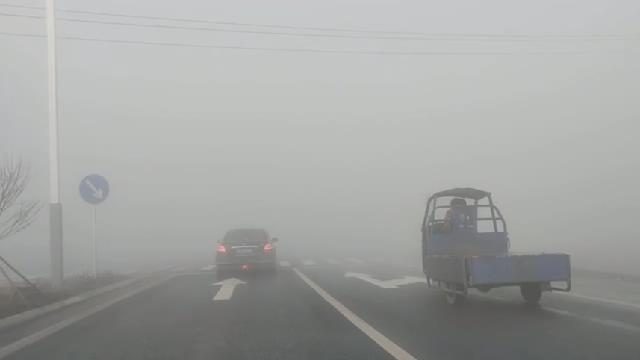
#> input picture ImageDefogging/fogvideo2.mp4_20221122_224007130.jpg, 640 x 360 px
$ python 03.py
#> lines starting #> are read from the running program, lines starting #| are printed output that depends on the picture
# # from https://blog.csdn.net/qq_30154571/article/details/109138478
# # https://blog.csdn.net/ab136681/article/details/104518243?utm_medium=distribute.pc_relevant.none-task-blog-BlogCommendFromBaidu-2.control&depth_1-utm_source=distribute.pc_relevant.none-task-blog-BlogCommendFromBaidu-2.control
#
import cv2
import matplotlib.pyplot as plt
import numpy as np
#
#
# #############        自定义同态滤波器函数      ################r1-亮度
# def homomorphic_filter(src, d0=1, r1=2, rh=2, c=4, h=2.0, l=0.5):
#     # 图像灰度化处理
#     gray = src.copy()
#     if len(src.shape) > 2:  # 维度>2
#         gray = cv2.cvtColor(src, cv2.COLOR_BGR2GRAY)
#
#     # 图像格式处理
#     gray = np.float64(gray)
#
#     # 设置数据维度n
#     rows, cols = gray.shape
#
#     # 傅里叶变换
#     gray_fft = np.fft.fft2(gray)
#
#     # 将零频点移到频谱的中间，就是中间化处理
#     gray_fftshift = np.fft.fftshift(gray_fft)
#
#     # 生成一个和gray_fftshift一样的全零数据结构
#     dst_fftshift = np.zeros_like(gray_fftshift)
#
#     # arange函数用于创建等差数组，分解f(x,y)=i(x,y)r(x,y)
#     M, N = np.meshgrid(np.arange(-cols // 2, cols // 2), np.arange(-rows // 2, rows // 2))  # 注意，//就是除法
#
#     # 使用频率增强函数处理原函数（也就是处理原图像dst_fftshift）
#     D = np.sqrt(M ** 2 + N ** 2)  # **2是平方
#     Z = (rh - r1) * (1 - np.exp(-c * (D ** 2 / d0 ** 2))) + r1
#     dst_fftshift = Z * gray_fftshift
#     dst_fftshift = (h - l) * dst_fftshift + l
#
#     # 傅里叶反变换（之前是正变换，现在该反变换变回去了）
#     dst_ifftshift = np.fft.ifftshift(dst_fftshift)
#     dst_ifft = np.fft.ifft2(dst_ifftshift)
#
#     # 选取元素的实部
#     dst = np.real(dst_ifft)
#
#     # dst中，比0小的都会变成0，比0大的都变成255
#     # uint8是专门用于存储各种图像的（包括RGB，灰度图像等），范围是从0–255
#     dst = np.uint8(np.clip(dst, 0, 255))
#     return dst
#
#
# ################       主函数开始         ################
#
# img = cv2.imread('pic\\4.jpg', 0)
# # 将图片执行同态滤波器
# img_new = homomorphic_filter(img)
# # cv2.imwrite("TongTai", img_new)
#
# # 输入和输出合并在一起输出
# result = np.hstack((img, img_new))
# # 打印
# cv2.imshow('outputPicName', result)
#
# cv2.waitKey()
# cv2.destroyAllWindows()
#
#
#
def HomorphicFiltering(original):
    rows, cols = original.shape
    # 对数化区分fi fx numpy的溢出若+1则 255的时候因为是uint 数据上溢 最后1 0000 0000 1被截断所以值为0 log 后为负无穷
    # >> > np.log([1, np.e, np.e ** 2, 0])
    # array([0., 1., 2., -Inf])
    # pyhton 中的溢出，短整形会自动调整为长整型
    # 1 对数化
    original_log = np.log(1e-3 + original)

    # 2 高通滤波
    original_log_F = np.fft.fftshift(np.fft.fft2(original_log))
    # plt.figure()
    # show(np.log(1e-3 + np.abs(original_log_F)), "cc", 1, 1, 1)
    # plt.show()

    HP_Filter = np.zeros(original_log.shape)
    D0 = max(rows, cols)
    for i in range(rows):
        for j in range(cols):
            # rh = 2 rl = 0.2 c = 0.1
            temp = (i - rows / 2) ** 2 + (j - cols / 2) ** 2
            HP_Filter[i, j] = (2 - 0.2) * (1 - np.exp(- 0.1 * temp / (2 * (D0 ** 2)))) + 0.2

    F = np.fft.ifftshift(original_log_F * HP_Filter)

    # 3 反运算得到处理后图像
    f = np.fft.ifft2(F).real
    newf = np.exp(f) - 1
    mi = np.min(newf)
    ma = np.max(newf)
    rang = ma - mi
    for i in range(rows):
        for j in range(cols):
            newf[i, j] = (newf[i, j] - mi) / rang

    return newf


def main():
    f = plt.imread("fogvideo2.mp4_20221122_224007130.jpg")
#> f is the input picture: shape (360, 640, 3); mean R, G, B 162.6, 164, 162.2
    # r, g, b = cv2.split(f)
    r = f[:, :, 0]
    g = f[:, :, 1]
    b = f[:, :, 2]
    f_d_grayr = HomorphicFiltering(r)
#> in HomorphicFiltering, `original_log = np.log(1e-3 + original)`:
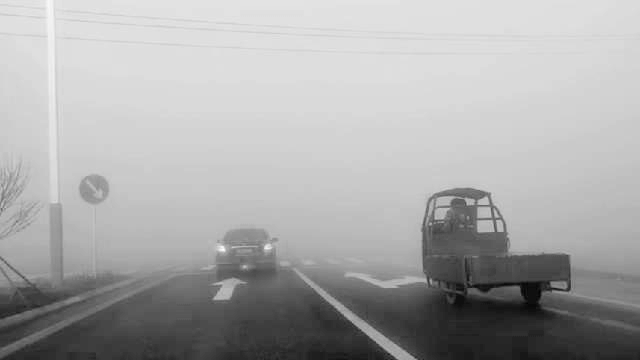
#> original_log: shape (360, 640) float64; min 4.37, max 5.41, mean 5.06; drawn with min black and max white
#> after the loop in HomorphicFiltering, `for i in range(rows):`:
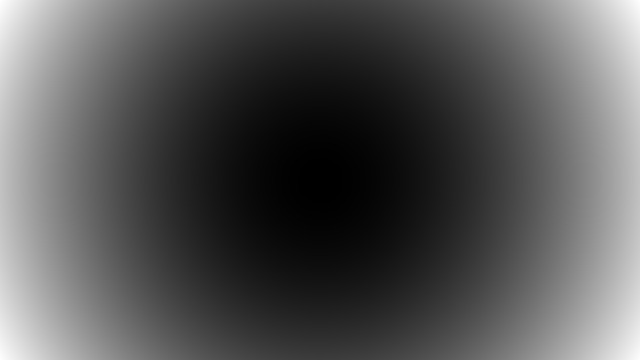
#> HP_Filter: shape (360, 640) float64; min 0.2, max 0.229, mean 0.21; drawn with min black and max white
#> in HomorphicFiltering, `mi = np.min(newf)`: mi = 1.4
#> in HomorphicFiltering, `ma = np.max(newf)`: ma = 1.95
#> in HomorphicFiltering, `rang = ma - mi`: rang = 0.558
    f_d_grayg = HomorphicFiltering(g)
    f_d_grayb = HomorphicFiltering(b)

    newf = cv2.merge([f_d_grayr, f_d_grayg, f_d_grayb])
#> newf: shape (360, 640, 3) float64

    plt.figure("Image")
    plt.imshow(newf)
    plt.show()


main()

$ run again, with ImageDefogging/car-Ice.jpg copied over ImageDefogging/fogvideo2.mp4_20221122_224007130.jpg
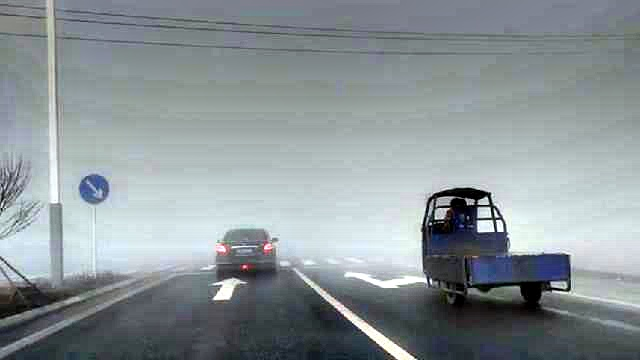
#> input picture ImageDefogging/car-Ice.jpg, 640 x 360 px
#> in main, f is the input picture: shape (360, 640, 3); mean R, G, B 139.3, 148.3, 151.8
#> f: shape (360, 640) float64
#> mi = -0.775
#> ma = 2.05
#> rang = 2.82
#> in HomorphicFiltering (call 3), `newf = np.exp(f) - 1`:
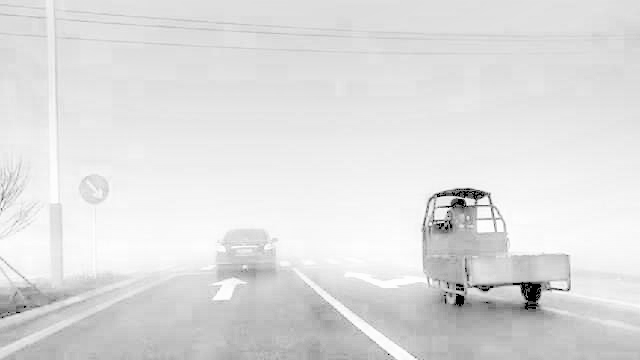
#> newf: shape (360, 640) float64; min -0.773, max 2.04, mean 1.68; drawn with min black and max white
#> mi = -0.773
#> rang = 2.81
#> in main, `newf = cv2.merge([f_d_grayr, f_d_grayg, f_d_grayb])`:
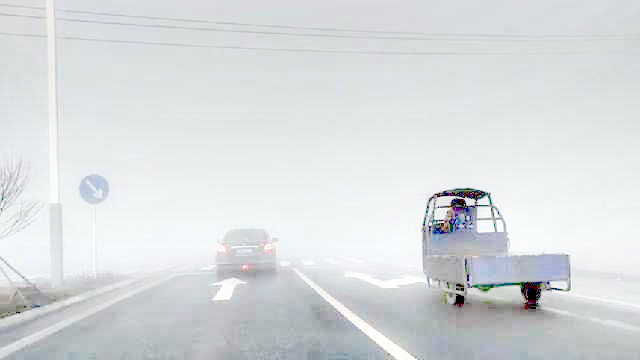
#> newf: shape (360, 640, 3) float64; mean R, G, B 0.853, 0.866, 0.873

$ run again, with ImageDefogging/test4.jpg copied over ImageDefogging/fogvideo2.mp4_20221122_224007130.jpg
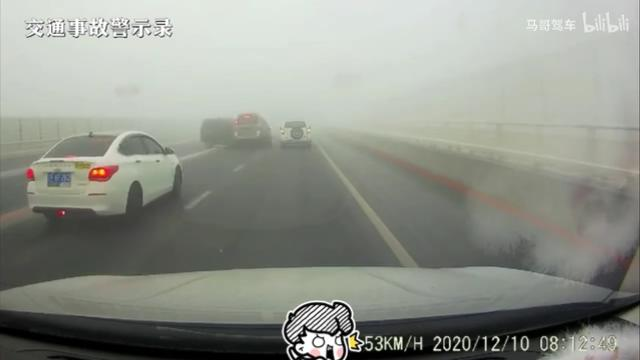
#> input picture ImageDefogging/test4.jpg, 640 x 360 px
#> in main, f is the input picture: shape (360, 640, 3); mean R, G, B 144.4, 147.5, 139.2
#> in HomorphicFiltering, `original_log = np.log(1e-3 + original)`:
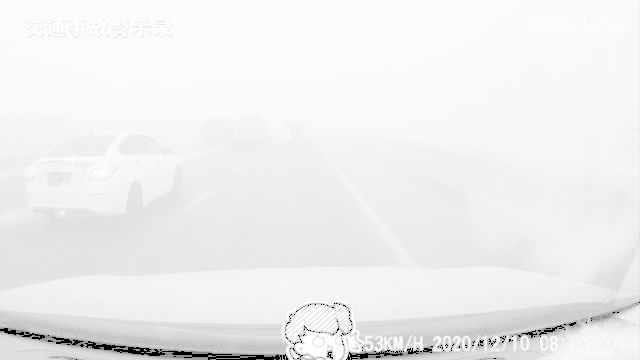
#> original_log: shape (360, 640) float64; min -6.91, max 5.54, mean 4.76; drawn with min black and max white
#> f: shape (360, 640) float64
#> in HomorphicFiltering, `newf = np.exp(f) - 1`:
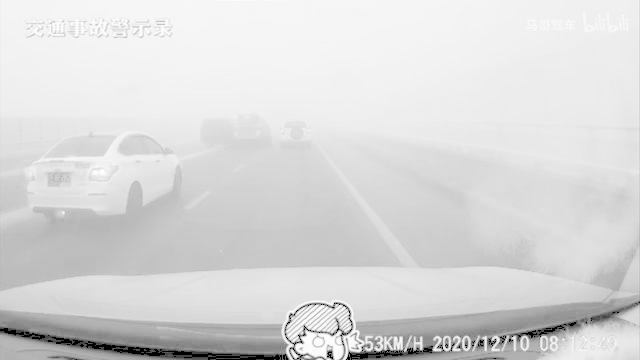
#> newf: shape (360, 640) float64; min -0.775, max 2.05, mean 1.64; drawn with min black and max white
#> mi = -0.775
#> ma = 2.05
#> rang = 2.83
